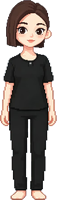
#> input picture 主角/boss-doubao.png, 57 x 200 px, given in place of gpt.jpg, which was not available
$ python make-enemy-sprite.py
#> lines starting #> are read from the running program, lines starting #| are printed output that depends on the picture; after the words box and inside, x2 and y2 are one past the last pixel; in counts of white or black regions, pixels touching at a corner belong together; pictures that were not available may be replaced by others from this repository, and a replacement may not be noted
# -*- coding: utf-8 -*-
"""
tools/make-enemy-sprite.py —— 把 主角/gpt.jpg 加工成小怪共用的贴图

这张图和前两张都不一样，有三处必须特殊处理：

  1. **白底 + 白衣人物**：人物的头发、裙子本身就是白的，和底色几乎同色，
     所以**不能按「离底色多远」抠**（那样衣服会被打成透明窟窿）。这里改成
     「**连通性**」抠底：从画面四边往里洪泛，只把**和边框连在一起**的底色抹掉；
     衣服内部的白像素虽然颜色像底色，但被人物包住、洪泛进不去，于是完整保留。
  2. **右下角水印**：洪泛也进不去水印笔画，但它和人物不连通，所以只保留
     「离画面中心最近的那一整块连通区域」（＝人物），水印、杂点自动丢掉。
  3. **软边**：只有紧贴底色那一两圈像素才按颜色距离做半透明渐变，
     免得衣服边缘被啃掉、也不留白色锯齿。

用法：
    python tools/make-enemy-sprite.py

输出：
    主角/enemy-gpt.png —— 带透明通道的小怪贴图（原图不动）。
    游戏里所有小怪共用这一张，靠 game.js 按各自的颜色**实时染色**。
"""

import os
import numpy as np
from PIL import Image

HERE = os.path.dirname(os.path.abspath(__file__))
ROOT = os.path.dirname(HERE)

CONFIG = {
    "src": os.path.join(ROOT, "主角", "gpt.jpg"),
    "dst": os.path.join(ROOT, "主角", "enemy-gpt.png"),
    # 软边阈值：离底色 <= LO 的边圈像素全透明，>= HI 全不透明
    "lo": 14,
    "hi": 46,
    # 颜色距离小于它就当作「背景候选」（洪泛只在这个集合里走）
    "bg_lo": 26.0,
    # 贴近背景的这一圈像素才做羽化（像素）
    "rim": 2,
    # 去边（把混进底色的半透明像素反解回纯色）
    "defringe": 0.7,
    # 输出高度（像素）；游戏里按「敌人半径 × 2.9」缩放显示
    "out_h": 160,
    # 取内容最下方 5% 的行来估计双脚中心
    "feet_band": 0.05,
    # 兜底底色（自动估计失败时用）
    "bg_fallback": [252.0, 250.0, 252.0],
}


def dilate1(m):
    """4 邻域膨胀一格（不走 np.roll，避免绕回对边）。"""
    out = m.copy()
    out[1:, :] |= m[:-1, :]
    out[:-1, :] |= m[1:, :]
    out[:, 1:] |= m[:, :-1]
    out[:, :-1] |= m[:, 1:]
    return out


def dilate8(m):
    """8 邻域膨胀一格。"""
    out = dilate1(m)
    out[1:, 1:] |= m[:-1, :-1]
    out[:-1, :-1] |= m[1:, 1:]
    out[1:, :-1] |= m[:-1, 1:]
    out[:-1, 1:] |= m[1:, :-1]
    return out


def grow(seed, allowed, conn8=False, limit=20000):
    """在 allowed 里从 seed 洪泛，返回连通区域。"""
    m = seed & allowed
    step = dilate8 if conn8 else dilate1
    for _ in range(limit):
        n = step(m) & allowed
        if n.sum() == m.sum():
            return m
        m = n
    raise SystemExit("洪泛没有收敛，检查 bg_lo 是否太大")


def build_one(src, dst, out_h, feet_band=0.05, label=""):
    """把一张「白底人物图」加工成底部中点对齐的透明贴图。"""
#> called with src = '主角/gpt.jpg', dst = '主角/enemy-gpt.png', out_h = 160, feet_band = 0.05, label = '小怪 gpt'
    cfg = dict(CONFIG)
    cfg["src"] = src
    cfg["dst"] = dst
    cfg["out_h"] = out_h
    cfg["feet_band"] = feet_band
    if label:
        print("\n=== " + label + " ===")
    im = Image.open(cfg["src"]).convert("RGB")
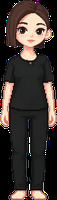
#> im: PIL image 57x200 RGB; mean R, G, B 63.4, 53.8, 49.2
    a = np.asarray(im).astype(np.float32)
    h, w, _ = a.shape
#> h = 200; w = 57

    # ---- 0. 估计底色：四边 4 像素的中位数 ----
    edge = np.concatenate([a[:4].reshape(-1, 3), a[-4:].reshape(-1, 3),
                           a[:, :4].reshape(-1, 3), a[:, -4:].reshape(-1, 3)])
#> edge = 2056 rows, first 8: [0, 0, 0], [0, 0, 0], [0, 0, 0], [0, 0, 0], [0, 0, 0], [0, 0, 0], [0, 0, 0], [0, 0, 0]
    bg = np.median(edge, axis=0)
#> bg = [0, 0, 0]
    if float(np.abs(bg).max()) < 1.0:
        bg = np.array(cfg["bg_fallback"], dtype=np.float32)
    print("原图 %dx%d，底色 = (%.0f, %.0f, %.0f)" % (w, h, bg[0], bg[1], bg[2]))
#| 原图 57x200，底色 = (252, 250, 252)

    dist = np.abs(a - bg).max(axis=2)
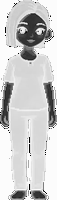
#> dist: shape (200, 57) float32; min 5, max 252, mean 203.9
    soft = np.clip((dist - cfg["lo"]) / max(1.0, cfg["hi"] - cfg["lo"]), 0.0, 1.0)
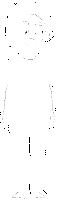
#> soft: shape (200, 57) float32; min 0, max 1, mean 0.991
    cand = dist < cfg["bg_lo"]
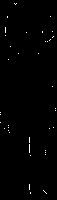
#> cand: shape (200, 57) bool; 0.62% white in thin lines or dots

    # ---- 1. 从四边洪泛：只吃掉「和边框连通」的底色 ----
    seed = np.zeros((h, w), dtype=bool)
    seed[0, :] = cand[0, :]
#> seed: shape (200, 57) bool; every value is 0
    seed[-1, :] = cand[-1, :]
    seed[:, 0] = cand[:, 0]
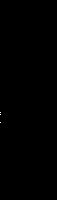
#> seed: shape (200, 57) bool; 0.03% white in thin lines or dots, all inside (x1, y1, x2, y2) = (0, 112, 1, 123)
    seed[:, -1] = cand[:, -1]
    bgt = grow(seed, cand, conn8=False)
    print("外围底色 %d 像素（%.1f%%）" % (int(bgt.sum()), 100.0 * bgt.sum() / (h * w)))
#| 外围底色 3 像素（0.0%）

    # ---- 2. 从画面中心附近洪泛：只保留人物那一整块（水印/杂点自动丢掉）----
    free = ~bgt
    ys, xs = np.where(free)
#> ys = 11397 values from 0 to 199; xs = 11397 values, max 56 at index 56, min 0 at index 0, mean 28.01
    if len(xs) == 0:
        raise SystemExit("整张图都被当成底色了，检查 bg_lo")
    i = int(np.argmin((ys - h / 2.0) ** 2 + (xs - w / 2.0) ** 2))
#> i = 5728
    seed2 = np.zeros((h, w), dtype=bool)
    seed2[ys[i], xs[i]] = True
    keep = grow(seed2, free, conn8=True)
#> in grow (call 2), `m = seed & allowed`: m: shape (200, 57) bool; 0.01% white in thin lines or dots, all inside (x1, y1, x2, y2) = (28, 100, 29, 101)
    print("人物连通域 %d 像素（占非底色 %.1f%%），丢弃 %d 像素的水印/杂点"
          % (int(keep.sum()), 100.0 * keep.sum() / max(1, int(free.sum())),
             int(free.sum() - keep.sum())))
#| 人物连通域 11397 像素（占非底色 100.0%），丢弃 0 像素的水印/杂点

    # ---- 3. 只给紧贴底色的那一圈做软边，衣服内部一律不透明 ----
    rim = keep.copy()
    for _ in range(cfg["rim"]):
        rim = dilate8(rim)
    rim &= keep
    edge_ring = rim & (bgt | dilate8(bgt))
#> edge_ring: shape (200, 57) bool; 0.11% white in thin lines or dots, all inside (x1, y1, x2, y2) = (0, 111, 2, 124)
    alpha = np.where(keep, np.where(edge_ring, soft, 1.0), 0.0)

    # ---- 4. 裁剪到内容 ----
    solid = alpha > 0.06
    ys, xs = np.where(solid)
    x0, x1, y0, y1 = xs.min(), xs.max() + 1, ys.min(), ys.max() + 1
#> x0 = 0; x1 = 57; y0 = 0; y1 = 200
    print("内容框 x[%d,%d) y[%d,%d) = %dx%d" % (x0, x1, y0, y1, x1 - x0, y1 - y0))
#| 内容框 x[0,57) y[0,200) = 57x200

    rgb = a[y0:y1, x0:x1]
    alp = alpha[y0:y1, x0:x1]
    ch, cw = alp.shape
#> ch = 200; cw = 57

    # ---- 5. 去边：按 alpha 反解出没混底色的颜色 ----
    kk = cfg["defringe"]
    if kk > 0:
        an = np.clip(alp, 1e-3, 1.0)[:, :, None]
        pure = np.clip((rgb - (1.0 - an) * bg[None, None, :]) / an, 0, 255)
        weak = (alp > 0.02) & (alp < 0.98)
        rgb = np.where(weak[:, :, None], rgb * (1 - kk) + pure * kk, rgb)

    # ---- 6. 双脚中心对齐到贴图底部正中 ----
    band = max(4, int(round(ch * cfg["feet_band"])))
#> band = 10
    sub = alp[ch - band:, :]
    cols = sub.sum(axis=0)
#> cols = 57 values from 10 to 10
    lo_c, hi_c = int(cw * 0.15), int(cw * 0.85)
#> lo_c = 8; hi_c = 48
    core = cols[lo_c:hi_c]
#> core = 40 values from 10 to 10
    if core.sum() <= 0:
        core = cols
        lo_c = 0
    feet_x = float(np.dot(np.arange(lo_c, lo_c + len(core)), core) / core.sum())
#> feet_x = 27.5
    print("双脚中心 x = %.1f（内容宽 %d，占比 %.3f）" % (feet_x, cw, feet_x / cw))
#| 双脚中心 x = 27.5（内容宽 57，占比 0.482）

    half = max(feet_x, cw - feet_x)
#> half = 29.5
    out_w = int(round(half * 2))
#> out_w = 59
    canvas = np.zeros((ch, out_w, 4), dtype=np.float32)
    off = int(round(out_w / 2 - feet_x))
#> off = 2
    canvas[:, off:off + cw, 0:3] = rgb
    canvas[:, off:off + cw, 3] = alp * 255.0
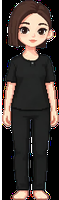
#> canvas: shape (200, 59, 4) float32; mean R, G, B, A 61.3, 51.9, 47.5, 246.3; transparent parts drawn white

    sprite = Image.fromarray(np.clip(canvas, 0, 255).astype(np.uint8), "RGBA")

    # ---- 7. 缩放到目标高度 ----
    scale = cfg["out_h"] / sprite.height
#> scale = 0.8
    sprite = sprite.resize((max(1, int(round(sprite.width * scale))), cfg["out_h"]), Image.LANCZOS)
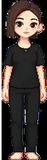
#> sprite: PIL image 47x160 RGBA; mean R, G, B, A 61.9, 52.5, 48.1, 246.1; transparent parts drawn white

    arr = np.asarray(sprite).copy()
    arr[:, :, 3] = np.where(arr[:, :, 3] < 6, 0, arr[:, :, 3])
#> arr: shape (160, 47, 4); 0.08% of pixels changed, all inside (x1, y1, x2, y2) = (0, 89, 1, 99)
    sprite = Image.fromarray(arr, "RGBA")

    sprite.save(cfg["dst"], optimize=True)
    print("输出 %s —— %dx%d，%.1f KB（底部中点＝双脚，游戏里按底部中点定位）"
          % (os.path.relpath(cfg["dst"], ROOT), sprite.width, sprite.height,
             os.path.getsize(cfg["dst"]) / 1024.0))
#| 输出 主角/enemy-gpt.png —— 47x160，12.4 KB（底部中点＝双脚，游戏里按底部中点定位）


if __name__ == "__main__":
    build_one(CONFIG["src"], CONFIG["dst"], CONFIG["out_h"], CONFIG["feet_band"], "小怪 gpt")
